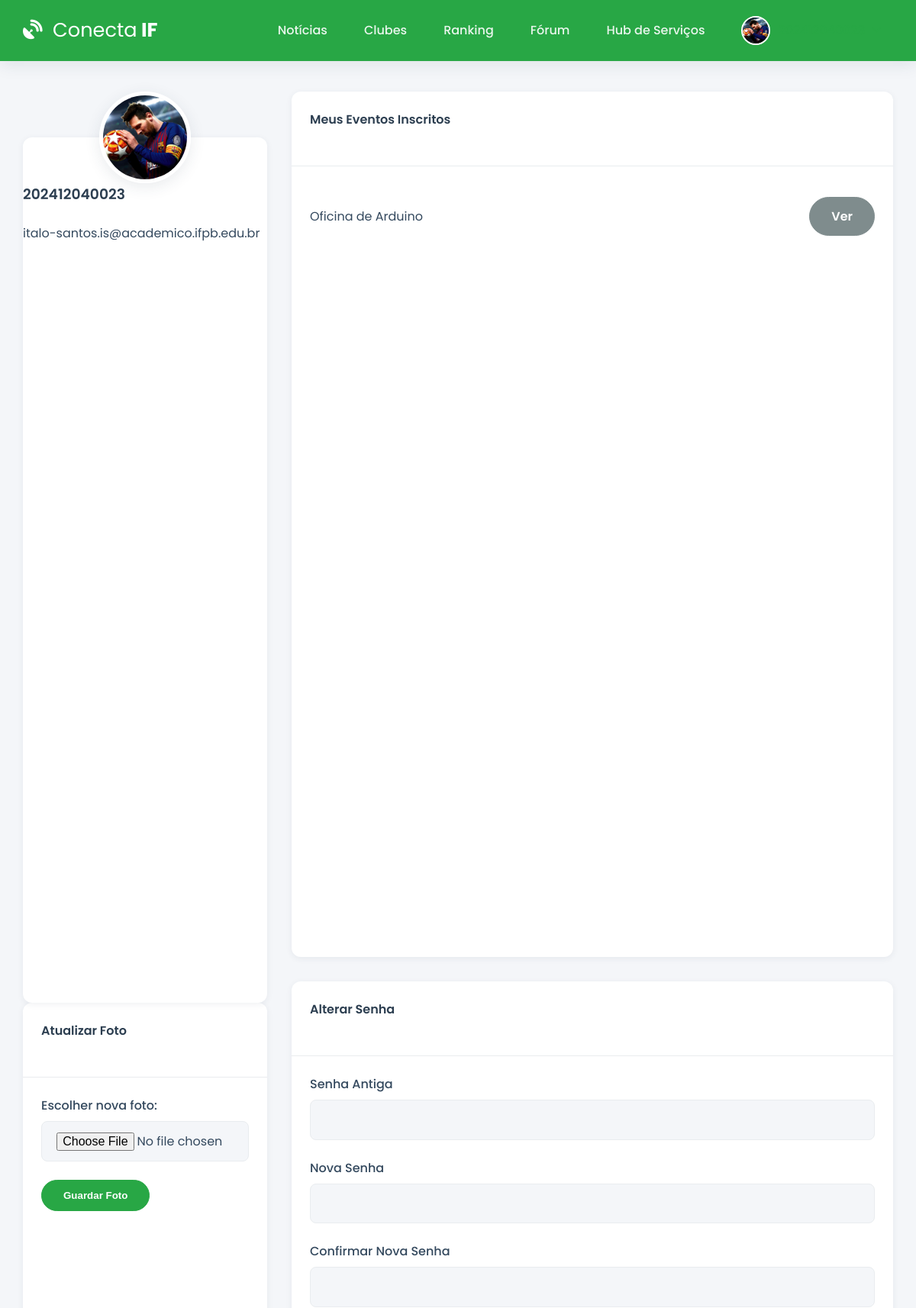
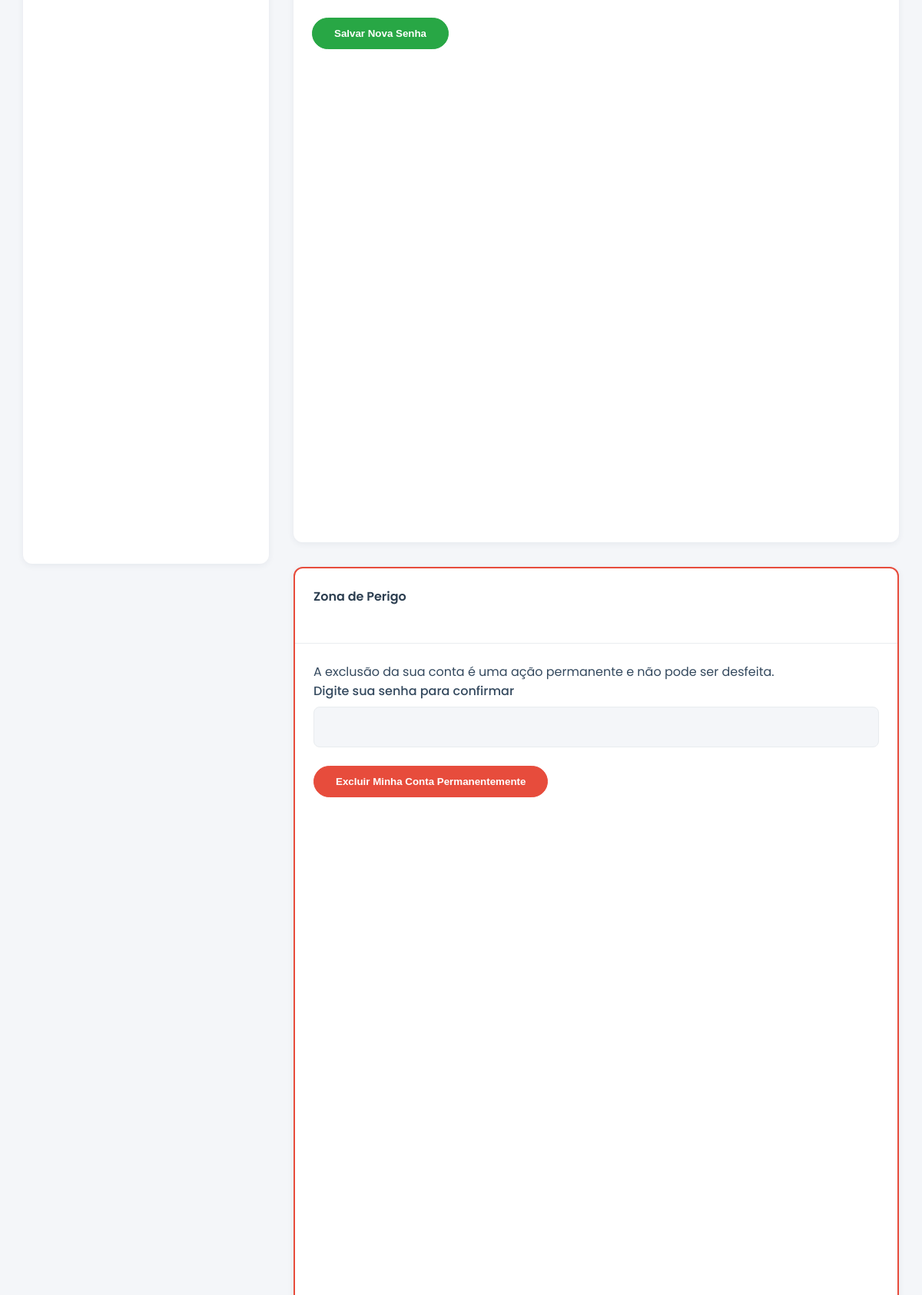
Page /account (signed in, upper part) on the committed database (2 pictures, top to bottom).
### app.py (models this page shows, shortened)
class User(db.Model):
    id = db.Column(db.Integer, primary_key=True)
    email = db.Column(db.String(120), unique=True, nullable=False)
    username = db.Column(db.String(12), unique=True, nullable=False)
    password_hash = db.Column(db.String(256), nullable=False)
    image_file = db.Column(db.String(100), nullable=False, default='default.jpg')
    eventos_inscritos = db.relationship('Evento', secondary=inscricao_evento_tabela, back_populates='alunos_inscritos', lazy='dynamic')
    clubes_membro = db.relationship('Clube', secondary=membros_clube_tabela, back_populates='membros', lazy='dynamic')
    topicos_criados = db.relationship('ForumTopico', backref='autor', lazy='dynamic', cascade="all, delete-orphan")
    posts_criados = db.relationship('ForumPost', backref='autor', lazy='dynamic', cascade="all, delete-orphan")

class Evento(db.Model):
    id = db.Column(db.Integer, primary_key=True)
    titulo = db.Column(db.String(200), nullable=False)
    descricao = db.Column(db.Text, nullable=False)
    vagas = db.Column(db.Integer, nullable=False)
    data_evento = db.Column(db.DateTime, nullable=False, default=lambda: datetime.now(timezone.utc))
    clube_id = db.Column(db.Integer, db.ForeignKey('clube.id'), nullable=False)
    alunos_inscritos = db.relationship('User', secondary=inscricao_evento_tabela, back_populates='eventos_inscritos', lazy='dynamic')
    noticias = db.relationship('Noticia', backref='evento', lazy='dynamic', cascade="all, delete-orphan")

### app.py (the view, shortened to what this page needs)
@app.route('/account', methods=['GET', 'POST'])
@login_required
def account():
    image_file = url_for('static', filename='profile_pics/' + g.user.image_file)
    return render_template('account.html', image_file=image_file, eventos=g.user.eventos_inscritos)

### app.py (called while the page is built)
@app.before_request
def load_logged_in_user():
    user_id = session.get('user_id')
    g.user = User.query.get(user_id) if user_id else None
    if user_id and g.user is None:
        session.clear()

def login_required(f):
    @wraps(f)
    def decorated_function(*args, **kwargs):
        if g.user is None:
            flash('Você precisa fazer login para acessar esta página.', 'warning')
            return redirect(url_for('login'))
        return f(*args, **kwargs)
    return decorated_function

@app.context_processor
def inject_user_and_year():
    return dict(current_user_data=g.user, current_year=datetime.now(timezone.utc).year)

### templates/account.html (shortened to what this page needs)
{% extends 'base.html' %}
{% block content %}
<div class="account-grid">
    <div class="account-sidebar">
        <div class="card text-center">
            <img class="account-img" src="{{ image_file }}" alt="Foto de Perfil">
            <h3>{{ current_user_data.username }}</h3>
            <p class="text-muted">{{ current_user_data.email }}</p>
        </div>
        <div class="card">
            <div class="card-header"><h4>Atualizar Foto</h4></div>
            <div class="card-body">
                <form action="{{ url_for('account') }}" method="POST" enctype="multipart/form-data">
                    <div class="form-group">
                        <label for="picture">Escolher nova foto:</label>
                        <input type="file" name="picture" class="form-input" id="picture">
                    </div>
                    <button type="submit" class="btn">Guardar Foto</button>
                </form>
            </div>
        </div>
    </div>
    <div class="account-main">
        <div class="card">
            <div class="card-header"><h4>Meus Eventos Inscritos</h4></div>
            <div class="card-body">
                {% if eventos and eventos.count() > 0 %}
                    <ul class="course-list">
                        {% for evento in eventos %}
                            <li class="list-item">
                                <span>{{ evento.titulo }}</span>
                                <a href="{{ url_for('detalhe_evento', evento_id=evento.id) }}" class="btn btn-secondary">Ver</a>
                            </li>
                        {% endfor %}
                    </ul>
                {% else %}
                    <div class="empty-state">
                        <p>Você ainda não se inscreveu em nenhum evento.</p>
                        <a href="{{ url_for('eventos') }}" class="btn">Ver eventos disponíveis</a>
                    </div>
                {% endif %}
            </div>
        </div>
        <div class="card" style="margin-top: 2rem;">
            <div class="card-header"><h4>Alterar Senha</h4></div>
            <div class="card-body">
                <form action="{{ url_for('change_password') }}" method="POST">
                    <div class="form-group">
                        <label for="old_password">Senha Antiga</label>
                        <input type="password" name="old_password" id="old_password" class="form-input" required>
                    </div>
                    <div class="form-group">
                        <label for="new_password">Nova Senha</label>
                        <input type="password" name="new_password" id="new_password" class="form-input" required>
                    </div>
                    <div class="form-group">
                        <label for="confirm_password">Confirmar Nova Senha</label>
                        <input type="password" name="confirm_password" id="confirm_password" class="form-input" required>
                    </div>
                    <button type="submit" class="btn">Salvar Nova Senha</button>
                </form>
            </div>
        </div>
        <div class="card" style="margin-top: 2rem; border: 2px solid #e74c3c;">
            <div class="card-header"><h4>Zona de Perigo</h4></div>
            <div class="card-body">
                <p class="text-muted">A exclusão da sua conta é uma ação permanente e não pode ser desfeita.</p>
                <form action="{{ url_for('delete_account') }}" method="POST" onsubmit="return confirm('Tem certeza absoluta que deseja excluir sua conta? Esta ação é irreversível.');">
                     <div class="form-group">
                        <label for="password_delete">Digite sua senha para confirmar</label>
                        <input type="password" name="password" id="password_delete" class="form-input" required>
                    </div>
                    <button type="submit" class="btn btn-danger">Excluir Minha Conta Permanentemente</button>
                </form>
            </div>
        </div>
    </div>
</div>
{% endblock %}

### templates/base.html (shortened to what this page needs)
<!DOCTYPE html>
<html lang="pt-br">
<head>
    <link rel="stylesheet" href="https://cdnjs.cloudflare.com/ajax/libs/font-awesome/6.5.2/css/all.min.css" />
    <link rel="stylesheet" href="{{ url_for('static', filename='css/style.css') }}">
</head>
<body>
    <header class="header">
        <div class="container">
            <nav class="navbar">
                <a class="navbar-brand" href="{{ url_for('noticias') if current_user_data else url_for('login') }}">
                    <i class="fas fa-satellite-dish"></i> <strong>Conecta</strong> IF
                </a>
                <div class="nav-links" id="nav-links">
                    {% if current_user_data %}
                        <a class="nav-item" href="{{ url_for('noticias') }}">Notícias</a>
                        <a class="nav-item" href="{{ url_for('clubes') }}">Clubes</a>
                        <a class="nav-item" href="{{ url_for('ranking') }}">Ranking</a>
                        <a class="nav-item" href="{{ url_for('forum') }}">Fórum</a>
                        <a class="nav-item" href="{{ url_for('hub_servicos') }}">Hub de Serviços</a>
                        <div class="nav-item user-menu">
                             <a class="user-menu-trigger" href="#">
                                 <img src="{{ url_for('static', filename='profile_pics/' + current_user_data.image_file) }}" class="nav-profile-image">
                                 <span>{{ current_user_data.username }}</span> <i class="fas fa-chevron-down dropdown-icon"></i>
                            </a>
                        </div>
                    {% else %}
                        <a href="{{ url_for('login') }}" class="nav-item">Entrar</a>
                        <a href="{{ url_for('register') }}" class="nav-item btn btn-outline">Registar</a>
                    {% endif %}
                </div>
            </nav>
        </div>
    </header>
    <main class="container">
        {% block content %}{% endblock %}
    </main>
</body>
</html>

### static/css/style.css (style rules this page uses)
:root { --ifpb-green: #28a745; --ifpb-green-dark: #218838; --dark-blue: #2c3e50; --light-gray: #ecf0f1; --medium-gray: #bdc3c7; --text-color: #34495e; --light-text: #7f8c8d; --background-color: #f4f6f9; --surface-color: #ffffff; --border-color: #e9ecef; --font-family-base: 'Poppins', sans-serif; --shadow-sm: 0 2px 8px rgba(44, 62, 80, 0.07); --shadow-md: 0 5px 20px rgba(44, 62, 80, 0.1); --border-radius: 12px; }
* { box-sizing: border-box; margin: 0; padding: 0; }
html { height: 100%; }
body { font-family: var(--font-family-base); background-color: var(--background-color); color: var(--text-color); display: flex; flex-direction: column; min-height: 100%; }
.container { width: 95%; max-width: 1200px; margin: 0 auto; }
main.container { flex-grow: 1; padding-top: 2.5rem; padding-bottom: 2.5rem; }
h1, h2, h3, h4 { font-weight: 600; color: var(--dark-blue); margin-bottom: 1.5rem; }
a { color: var(--ifpb-green); text-decoration: none; transition: color 0.2s; }
.header { background-color: var(--ifpb-green); padding: 0.8rem 0; box-shadow: var(--shadow-md); position: sticky; top: 0; z-index: 1000; }
.navbar { display: flex; justify-content: space-between; align-items: center; }
.navbar-brand { font-weight: 700; font-size: 1.6rem; color: var(--surface-color); }
.navbar-brand i { margin-right: 0.5rem; }
.navbar-brand strong { font-weight: 400; }
.nav-links { display: flex; align-items: center; gap: 1rem; }
.nav-item { color: rgba(255, 255, 255, 0.9); font-weight: 500; padding: 0.5rem 1rem; border-radius: var(--border-radius); transition: background-color 0.2s; }
.nav-profile-image { width: 38px; height: 38px; border-radius: 50%; margin-right: 10px; object-fit: cover; border: 2px solid var(--surface-color); }
.user-menu { position: relative; }
.user-menu-trigger { display: flex; align-items: center; cursor: pointer; }
.user-menu-trigger .dropdown-icon { font-size: 0.8em; margin-left: 0.5rem; transition: transform 0.2s; }
.card { background-color: var(--surface-color); border-radius: var(--border-radius); box-shadow: var(--shadow-sm); transition: all 0.3s ease-in-out; display: flex; flex-direction: column; height: 100%; }
.card .card-header { padding: 1.5rem; border-bottom: 1px solid var(--border-color); display: flex; justify-content: space-between; align-items: center; }
.card .card-body { padding: 1.5rem; flex-grow: 1; }
.btn { background-color: var(--ifpb-green); border: 1px solid var(--ifpb-green); color: #fff; font-weight: 600; padding: 0.75rem 1.75rem; border-radius: 50px; transition: all 0.3s ease; cursor: pointer; text-align: center; display: inline-flex; align-items: center; gap: 0.5rem; justify-content: center; }
.btn.btn-secondary { background-color: var(--light-text); border-color: var(--light-text); }
.btn.btn-danger { background-color: #e74c3c; border-color: #e74c3c; }
.form-group { margin-bottom: 1.5rem; text-align: left; }
.form-label, label { display: block; margin-bottom: 0.5rem; font-weight: 500; }
.form-input, textarea.form-input { width: 100%; padding: 0.8rem 1.2rem; border-radius: 0.5rem; border: 1px solid var(--border-color); background-color: var(--background-color); transition: all 0.2s; font-size: 1rem; font-family: var(--font-family-base); }
.account-grid { display: grid; grid-template-columns: 1fr; gap: 2rem; }
@media (min-width: 992px) { .account-grid { grid-template-columns: 320px 1fr; } }
.account-sidebar .card.text-center { padding-top: 60px; margin-top: 60px; position: relative; }
.account-img { position: absolute; top: -60px; left: 50%; transform: translateX(-50%); height: 120px; width: 120px; border-radius: 50%; object-fit: cover; border: 5px solid var(--surface-color); box-shadow: var(--shadow-md); z-index: 2; }
.course-list, .simple-list { list-style: none; }
.list-item { display: flex; justify-content: space-between; align-items: center; padding: 1rem 0; border-bottom: 1px solid var(--border-color); }
.list-item:last-child { border-bottom: none; }

### rows in the picture
User: image_file (picture), username "202412040023", email "italo-santos.is@academico.ifpb.edu.br"
Evento: titulo "Oficina de Arduino"
